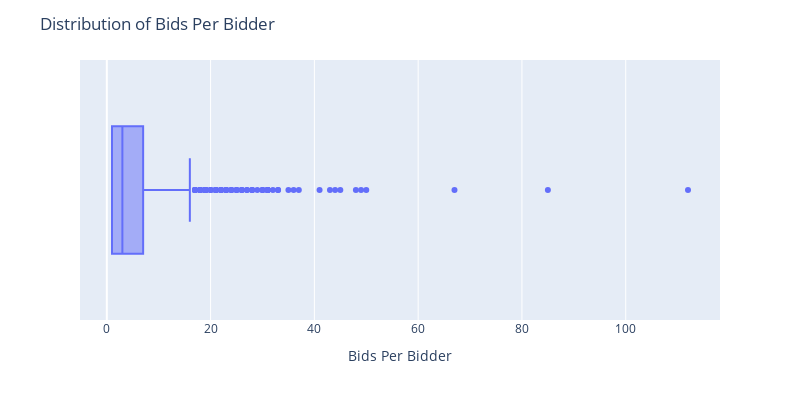

Write notebook code for a chart like this one.
### Markdown cell above
The following boxplot illustrates the distribution of bids among the 1054 distinct bidders identified using the `Bidder_ID` feature, which serves as a unique identifier for each bidder, and `Record_ID` to count the amount of distinct bids for each bidder. As indicated, three quarters of bidders made 7 bids or fewer, with some outliers making up to 112 bids. It is worth noting that the most frequently occurring number of bids per bidder was 1.

### Code cell
bids_per_bidder = df.pivot_table(index='Bidder_ID', values='Record_ID', aggfunc='count')

fig = px.box(bids_per_bidder, x='Record_ID', width=800, height=400)

fig.update_layout(
    title='Distribution of Bids Per Bidder',
    xaxis_title='Bids Per Bidder'
)

fig.show()

### Figure 1 — Plotly figure (JSON) as saved in the notebook; plotly's stock layout.template omitted (floating-point values rounded to 4 significant figures; data arrays with more than 128 entries replaced by an {"elided": "..."} marker saying what was removed)
{"data": [{"alignmentgroup": "True", "hovertemplate": "Record_ID=%{x}<extra></extra>", "legendgroup": "", "marker": {"color": "#636efa"}, "name": "", "notched": false, "offsetgroup": "", "orientation": "h", "showlegend": false, "type": "box", "x": {"elided": "1054 int values"}, "x0": " ", "xaxis": "x", "y0": " ", "yaxis": "y"}], "layout": {"boxmode": "group", "height": 400, "legend": {"tracegroupgap": 0}, "margin": {"t": 60}, "title": {"text": "Distribution of Bids Per Bidder"}, "width": 800, "xaxis": {"anchor": "y", "domain": [0, 1], "title": {"text": "Bids Per Bidder"}}, "yaxis": {"anchor": "x", "domain": [0, 1]}}}
